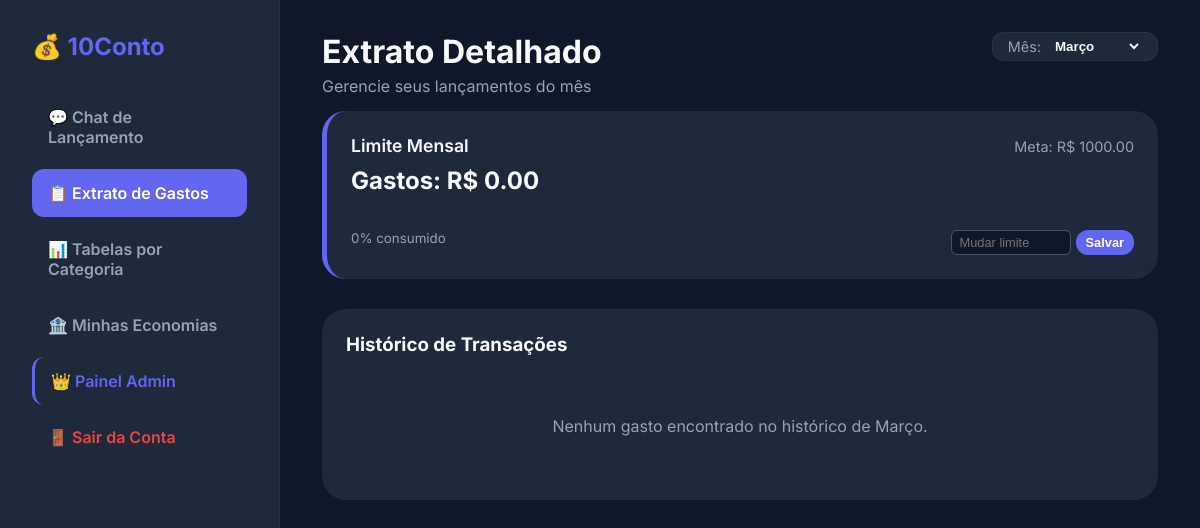
Before: /extrato (signed in) with the older database file.
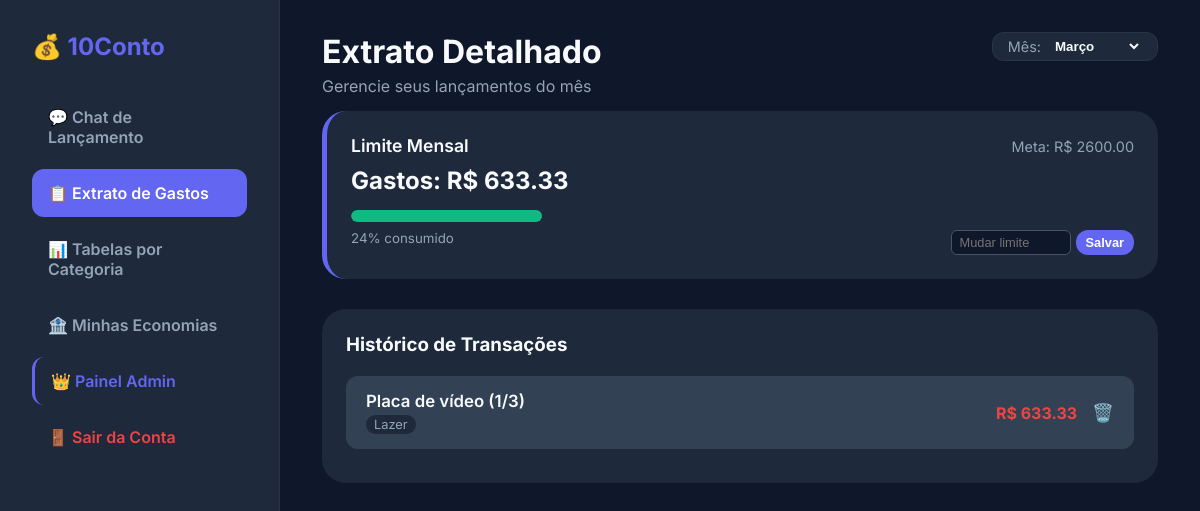
After: the same page with the newer database file.
### app.py (models this page shows)
class User(UserMixin, db.Model):
    id = db.Column(db.Integer, primary_key=True)
    username = db.Column(db.String(80), unique=True, nullable=False)
    password = db.Column(db.String(120), nullable=False)
    meta_mensal = db.Column(db.Float, default=1000.0)

class Gasto(db.Model):
    id = db.Column(db.Integer, primary_key=True)
    descricao = db.Column(db.String(200), nullable=False)
    valor = db.Column(db.Float, nullable=False)
    categoria = db.Column(db.String(50), default="Outros")
    data = db.Column(db.DateTime, default=datetime.utcnow)
    user_id = db.Column(db.Integer, db.ForeignKey('user.id'), nullable=False)

### app.py (the view)
@app.route('/extrato', methods=['GET', 'POST'])
@login_required
def extrato():
    mes_selecionado = obter_mes_selecionado()
    if request.method == 'POST' and 'nova_meta' in request.form:
        current_user.meta_mensal = float(request.form.get('nova_meta'))
        db.session.commit()
    gastos = Gasto.query.filter_by(user_id=current_user.id).filter(extract('month', Gasto.data) == mes_selecionado).order_by(Gasto.data.desc()).all()
    total = sum(g.valor for g in gastos)
    porcentagem = (total / current_user.meta_mensal * 100) if current_user.meta_mensal > 0 else 0
    return render_template('extrato.html', gastos=gastos, total=total, porcentagem=min(porcentagem, 100), meta=current_user.meta_mensal, mes_atual=mes_selecionado, meses=MESES_NOME)

### app.py (called while the page is built)
@login_manager.user_loader
def load_user(user_id):
    return User.query.get(int(user_id))

def obter_mes_selecionado():
    mes = request.args.get('mes')
    if mes and mes.isdigit() and 1 <= int(mes) <= 12:
        return int(mes)
    return datetime.now().month

### templates/extrato.html (shortened to what this page needs)
<!DOCTYPE html>
<html lang="pt-br">
<head>
    <link rel="stylesheet" href="{{ url_for('static', filename='style.css') }}">
</head>
<body>
    <div class="main-wrapper">
        <aside class="sidebar" id="sidebar">
            <div class="sidebar-header">
                <h2>💰 10Conto</h2>
            </div>
            <nav>
                <a href="/dashboard" class="nav-link">💬 Chat de Lançamento</a>
                <a href="/extrato" class="nav-link active">📋 Extrato de Gastos</a>
                <a href="/tabelas" class="nav-link">📊 Tabelas por Categoria</a>
                <a href="/economias" class="nav-link">🏦 Minhas Economias</a>
                {% if current_user.username == 'Milena' %}
                <a href="/admin_painel" class="nav-link" style="color: var(--accent); border-left: 3px solid var(--accent);">👑 Painel Admin</a>
                {% endif %}
                <div class="sidebar-footer">
                    <a href="/logout" class="nav-link btn-sair">🚪 Sair da Conta</a>
                </div>
            </nav>
        </aside>
        <main class="content">
            <header class="content-header" style="display: flex; justify-content: space-between; align-items: flex-start; flex-wrap: wrap; gap: 15px;">
                <div style="display: flex; align-items: center; gap: 15px;">
                    <div>
                        <h1 style="margin-bottom: 5px;">Extrato Detalhado</h1>
                        <p style="color: var(--text-dim); margin-bottom: 15px;">Gerencie seus lançamentos do mês</p>
                    </div>
                </div>
                <form method="GET" action="/extrato" style="display: flex; align-items: center; gap: 10px; background: #1e293b; padding: 5px 15px; border-radius: 12px; border: 1px solid rgba(255,255,255,0.05); margin-bottom: 15px;">
                    <label for="mes" style="color: var(--text-dim); font-size: 0.9rem;">Mês:</label>
                    <select name="mes" id="mes" onchange="this.form.submit()" style="background: transparent; border: none; color: var(--text-main); font-weight: bold; outline: none; cursor: pointer; padding-right: 5px;">
                        {% for num, nome in meses.items() %}
                            <option value="{{ num }}" {% if num == mes_atual %}selected{% endif %} style="background: #1e293b; color: white;">
                                {{ nome }}
                            </option>
                        {% endfor %}
                    </select>
                </form>
            </header>
            <div class="chat-container" style="margin-bottom: 30px; border-left: 5px solid var(--accent);">
                <div style="display: flex; justify-content: space-between; align-items: baseline; margin-bottom: 10px;">
                    <span style="font-weight: 600; font-size: 1.1rem;">Limite Mensal</span>
                    <span style="color: var(--text-dim); font-size: 0.9rem;">Meta: R$ {{ "%.2f"|format(meta) }}</span>
                </div>
                <h2 class="valor-gasto" style="margin-bottom: 15px;">Gastos: R$ {{ "%.2f"|format(total) }}</h2>
                <div class="progress-track" style="background: #1e293b; height: 12px; border-radius: 6px;">
                    <div class="progress-fill {% if porcentagem > 90 %}fill-danger{% elif porcentagem > 75 %}fill-warning{% else %}fill-success{% endif %}"
                            style="width: {{ porcentagem }}%; height: 100%; border-radius: 6px;">
                    </div>
                </div>
                <div style="display: flex; justify-content: space-between; margin-top: 8px;">
                    <small style="color: var(--text-dim);">{{ "%.0f"|format(porcentagem) }}% consumido</small>
                    <form method="POST" style="display: flex; gap: 5px;">
                        <input type="number" name="nova_meta" placeholder="Mudar limite" required style="padding: 4px 8px; font-size: 0.8rem; width: 120px; background: #0f172a; border: 1px solid #475569; color: white; border-radius: 6px; margin-bottom: 0 !important;">
                        <button type="submit" class="btn-enviar" style="padding: 4px 10px; font-size: 0.8rem;">Salvar</button>
                    </form>
                </div>
            </div>
            <div class="chat-container">
                <h3 style="margin-bottom: 20px;">Histórico de Transações</h3>
                <div class="lista-extrato">
                    {% for gasto in gastos %}
                        <div class="item-extrato" style="background: #334155; padding: 15px 20px; border-radius: 12px; margin-bottom: 10px; display: flex; justify-content: space-between; align-items: center;">
                            <div class="info" style="display: flex; flex-direction: column; gap: 4px;">
                                <span class="desc" style="font-weight: 600; font-size: 1.05rem;">{{ gasto.descricao }}</span>
                                <span style="font-size: 0.8rem; color: var(--text-dim); background: #1e293b; padding: 2px 8px; border-radius: 10px; width: fit-content;">{{ gasto.categoria }}</span>
                            </div>
                            <div style="display: flex; align-items: center; gap: 15px;">
                                <span class="valor-item" style="font-weight: 700; color: var(--danger);">R$ {{ "%.2f"|format(gasto.valor) }}</span>
                                <form method="POST" action="/deletar_gasto/{{ gasto.id }}" style="margin: 0;" onsubmit="return confirm('Deseja apagar este gasto?')">
                                    <button type="submit" class="btn-delete" title="Apagar lançamento" style="background: none; border: none; cursor: pointer; font-size: 1.1rem; padding-top: 2px;">
                                        🗑️
                                    </button>
                                </form>
                            </div>
                        </div>
                    {% else %}
                        <div style="text-align: center; padding: 40px; color: var(--text-dim);">
                            <p>Nenhum gasto encontrado no histórico de {{ meses[mes_atual] }}.</p>
                        </div>
                    {% endfor %}
                </div>
            </div>
        </main>
    </div>
</body>
</html>

### static/style.css (style rules this page uses)
:root { --bg-dark: #0f172a; --sidebar-dark: #1e293b; --accent: #6366f1; --accent-hover: #4f46e5; --card-bg: #1e293b; --text-main: #f8fafc; --text-dim: #94a3b8; --danger: #ef4444; --warning: #fbbf24; --success: #10b981; }
* { box-sizing: border-box; margin: 0; padding: 0; }
body { background-color: var(--bg-dark); color: var(--text-main); font-family: 'Inter', sans-serif; overflow-x: hidden; }
.main-wrapper { display: flex; min-height: 100vh; }
.sidebar { width: 280px; background-color: var(--sidebar-dark); padding: 2rem; display: flex; flex-direction: column; border-right: 1px solid rgba(255,255,255,0.05); transition: all 0.3s cubic-bezier(0.4, 0, 0.2, 1); }
.sidebar-header h2 { font-size: 1.5rem; margin-bottom: 2rem; color: var(--accent); }
.nav-link { display: block; padding: 14px 16px; color: var(--text-dim); text-decoration: none; border-radius: 12px; margin-bottom: 0.5rem; font-weight: 600; }
.nav-link:hover, .nav-link.active { background-color: var(--accent); color: white; }
.btn-sair { color: var(--danger); margin-top: auto; }
.content { flex: 1; padding: 2rem; max-width: 900px; margin: 0 auto; width: 100%; }
.progress-track { width: 100%; height: 12px; background: #334155; border-radius: 10px; overflow: hidden; }
.progress-fill { height: 100%; border-radius: 10px; transition: width 0.6s ease; }
.fill-success { background: var(--success); }
.chat-container { background: var(--card-bg); border-radius: 24px; padding: 1.5rem; }
.mensagem-gasto, .item-extrato { background: #334155; padding: 14px 18px; border-radius: 12px; margin-bottom: 0.8rem; display: flex; justify-content: space-between; align-items: center; }
input { width: 100%; background: #334155; border: 1px solid #475569; color: white; padding: 14px; border-radius: 12px; outline: none; }
.btn-enviar { background: var(--accent); color: white; border: none; padding: 0 24px; border-radius: 12px; font-weight: bold; cursor: pointer; }

Changed rows visible on the page:
changed User: meta_mensal "1000.00" → "2600.00"
added Gasto: descricao "Placa de vídeo (1/3)", categoria "Lazer", valor "633.33"
Other visible differences:
{{ "%.2f"|format(total) }}: "0.00" → "633.33"
{{ "%.0f"|format(porcentagem) }}: "0" → "24"
{{ meses[mes_atual] }}: "Março" → (not shown)
text no longer shown: "Nenhum gasto encontrado no histórico de ."
